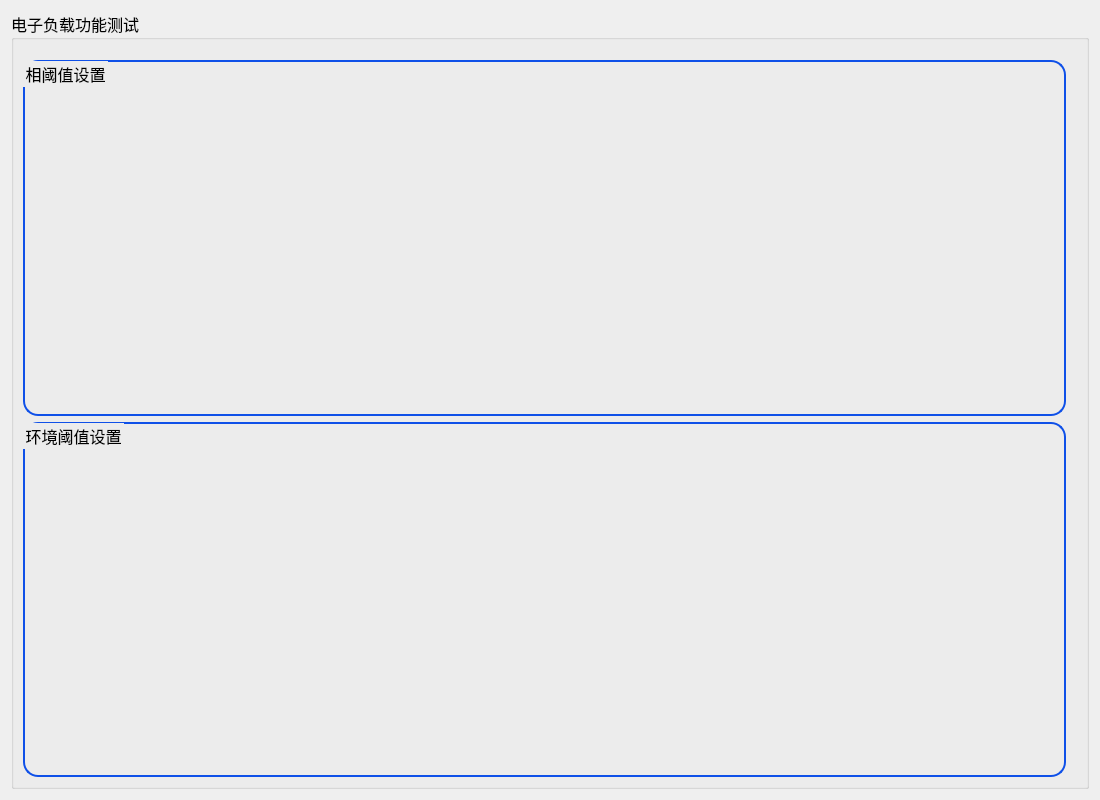
<?xml version="1.0" encoding="UTF-8"?>
<ui version="4.0">
 <class>IN_setMainWid</class>
 <widget class="QWidget" name="IN_setMainWid">
  <property name="geometry">
   <rect>
    <x>0</x>
    <y>0</y>
    <width>1100</width>
    <height>800</height>
   </rect>
  </property>
  <property name="font">
   <font>
    <family>微软雅黑</family>
    <pointsize>12</pointsize>
   </font>
  </property>
  <property name="windowTitle">
   <string>Form</string>
  </property>
  <property name="styleSheet">
   <string notr="true">font: 12pt &quot;微软雅黑&quot;;</string>
  </property>
  <layout class="QGridLayout" name="gridLayout">
   <item row="0" column="0">
    <widget class="QGroupBox" name="groupBox">
     <property name="font">
      <font>
       <family>微软雅黑</family>
       <pointsize>12</pointsize>
      </font>
     </property>
     <property name="styleSheet">
      <string notr="true"/>
     </property>
     <property name="title">
      <string>电子负载功能测试</string>
     </property>
     <layout class="QVBoxLayout" name="verticalLayout">
      <property name="topMargin">
       <number>20</number>
      </property>
      <property name="rightMargin">
       <number>20</number>
      </property>
      <item>
       <widget class="QGroupBox" name="groupBox_2">
        <property name="font">
         <font>
          <family>微软雅黑</family>
          <pointsize>12</pointsize>
         </font>
        </property>
        <property name="styleSheet">
         <string notr="true">QGroupBox{
border:2px solid rgb(15,80,232);
border-radius:15px
}</string>
        </property>
        <property name="title">
         <string>相阈值设置</string>
        </property>
       </widget>
      </item>
      <item>
       <widget class="QGroupBox" name="groupBox_3">
        <property name="font">
         <font>
          <family>微软雅黑</family>
          <pointsize>12</pointsize>
         </font>
        </property>
        <property name="styleSheet">
         <string notr="true">QGroupBox{
border:2px solid rgb(15,80,232);
border-radius:15px
}</string>
        </property>
        <property name="title">
         <string>环境阈值设置</string>
        </property>
       </widget>
      </item>
     </layout>
    </widget>
   </item>
  </layout>
 </widget>
 <resources/>
 <connections/>
</ui>
